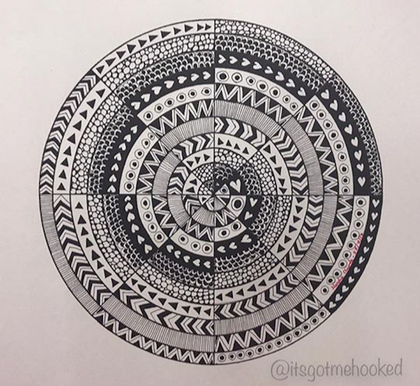
%> input picture harsha_mandala.PNG, 420 x 386 px, shrunk from 1000 x 919 before the run, given in place of patternDoodle.jpg, which was not available
$ octave coloring.m   (GNU Octave 9; MATLAB toolbox functions it lacks are replaced by stand-ins)
%> lines starting %> are read from the running program, lines starting %| are printed output that depends on the picture; in (x1, y1, x2, y2) boxes, pixels count from 0 and x2, y2 are one past the last pixel; in counts of white or black regions, pixels touching at a corner belong together; the program's own positions count from 1; pictures that were not available may be replaced by others from this repository, and a replacement may not be noted
clear all;
close all;

%% read image
A = imread('patternDoodle.jpg');
%> A is the input picture: size 386x420x3 uint8; mean R, G, B 165.1, 157.5, 157

% Distplay image
figure, imshow(A);
title('Original Image');


%% Make it black and white

% Get the threshold values
threshold = graythresh(A);
%> threshold = 0.51
% converting it into  binary image.
BW =im2bw(A,threshold);
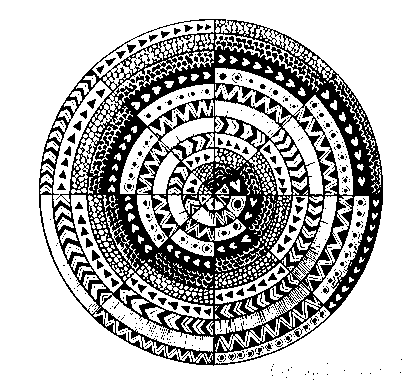
%> BW: size 386x420 logical; 72.2% white; 619 black regions (532 under 20 px), largest, box (x1, y1, x2, y2) and area: (39, 19, 383, 366) 40402, (224, 37, 254, 50) 159, (92, 250, 100, 261) 55

% Display materials
%B= im2bw(A);
% figure,imshow(BW);
% title('Black and white image');

%% Filling the holes to get a clear white mask to count

% Use only if you want to fill the holes in shapes.
% BW = imfill(BW,'holes');
% figure,imshow(BW);


%%
figure,imshow('colormap.png');
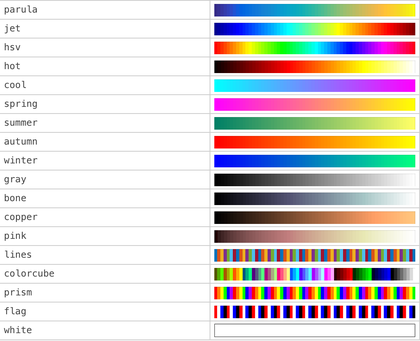
%> input picture colormap.png, 420 x 341 px, shrunk from 1070 x 868 before the run

% The above mentioned image is a screenshot in colormap tutorial.
% please read the help section matlab/colormap
% there are predefined color maps and you can have your own too.

% Take user input for changing the color fill accotding to choice.
prompt = 'choose a color map drom displayed image';
xx = input(prompt,'s');
%> the answer given: harsha_mandala.PNG

if strcmp('parula',xx)==1
    fh = @parula;
elseif strcmp('jet',xx)==1
    fh = @jet;
elseif strcmp('hsv',xx)==1
    fh = @hsv;
elseif strcmp('hot',xx)==1
    fh = @hot;
elseif strcmp('cool',xx)==1
    fh = @cool;
elseif strcmp('spring',xx)==1
    fh = @spring;
elseif strcmp('autum',xx)==1
    fh = @autum;
elseif strcmp('winter',xx)==1
    fh = @winter;
elseif strcmp('gray',xx)==1
    fh = @gray;
elseif strcmp('bone',xx)==1
    fh = @bone;
elseif strcmp('copper',xx)==1
    fh = @copper;
elseif strcmp('pink',xx)==1
    fh = @pink;
elseif strcmp('lines',xx)==1
    fh = @lines;
elseif strcmp('colorcube',xx)==1
    fh = @colorcube;
elseif strcmp('prism',xx)==1
    fh = @prism;
elseif strcmp('flag',xx)==1
    fh = @flag;
else
    fh = @white;
end

% traces the exterior boundary of objects, as well
% as boundaries of holes inside these objects.

% 'holes' and unholes' can be seen with different imgaes,
% holes will give you more shapes and shapes within shapes
% where unholes will ignore shapes within shapes.
[B,L] = bwboundaries(BW,'holes');
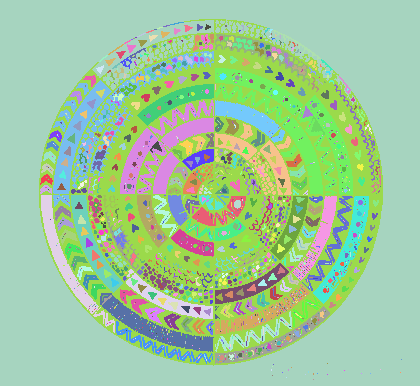
%> L: size 386x420 double; 1962 distinct labels, from 1 to 1962; one colour per label, 0 black
%> B = 1962 boundaries; largest, box (x1, y1, x2, y2) and points: (0, 0, 420, 386) 1609, (53, 51, 214, 207) 1515, (39, 19, 383, 366) 1421, (215, 68, 353, 195) 1112, (120, 100, 214, 194) 824
draw = label2rgb(L,fh, 'w','shuffle');
%> draw: size 386x420x3 uint8; every value is 255


%% Putting the boundries back.

% size of the 2-D image.
[x,y] =  size(BW);
%> x = 386; y = 420

% nested forloop to restore the black boundries of the images
% to give the final image a better look.

for i = 1:x
    for j= 1:y

        if (BW(i,j) == 0)

            draw(i,j,:) = 0;

        end


    end
end

% display
figure;
imshow(draw);title('With bordr');

% write the image as the given name at the current path.
imwrite(draw,'colored_image3.jpg');
